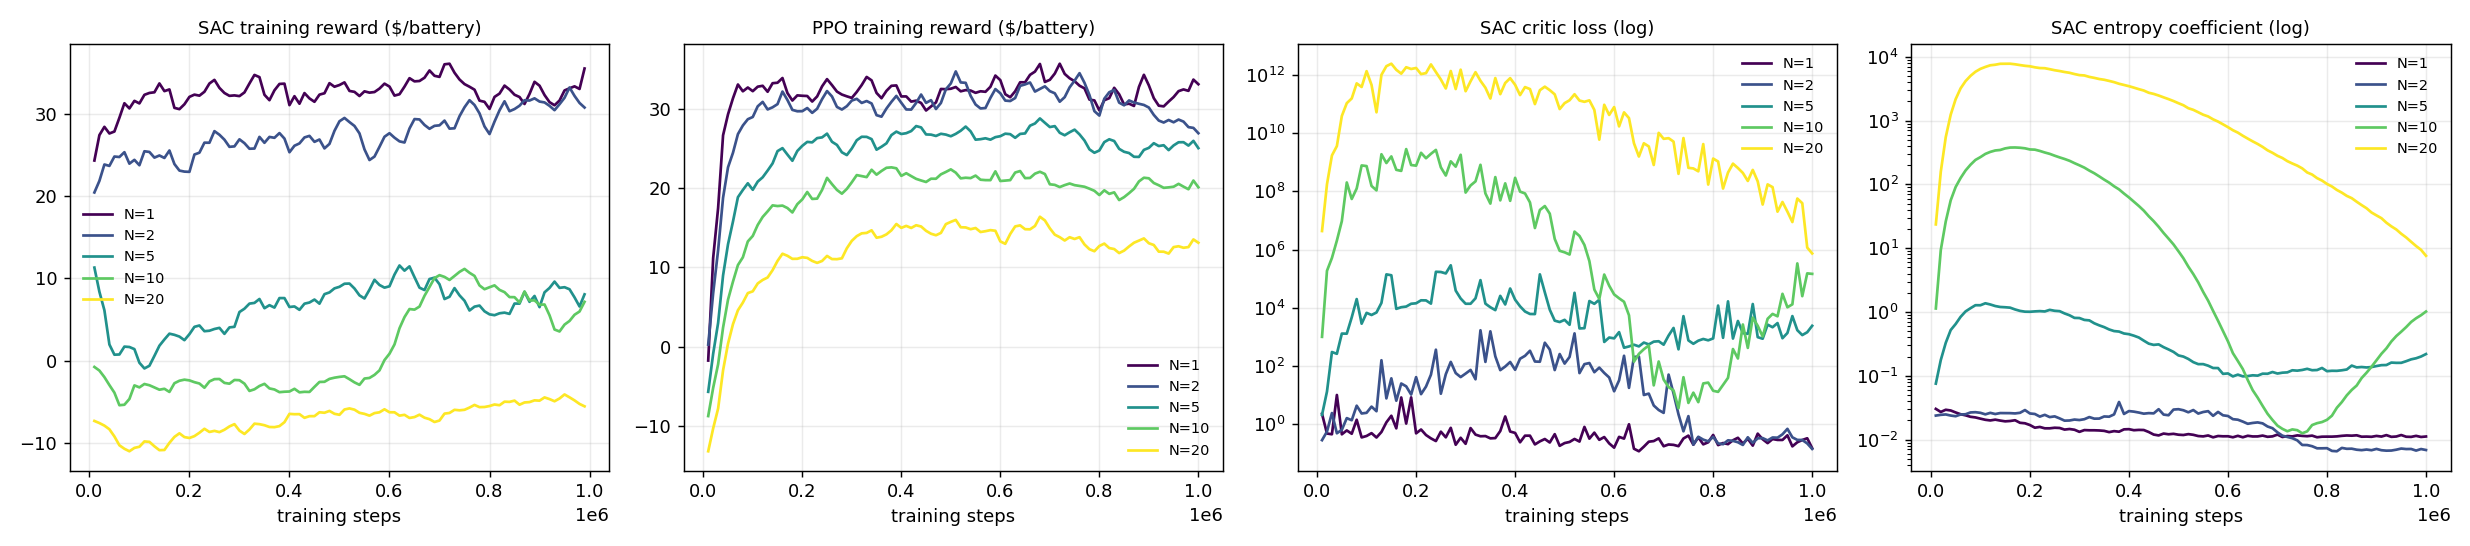

The Python source for this figure:
"""
m3_tb_diag.py

Read the TensorBoard logs of the M3 sweeps (no retraining) and answer:
is the SAC failure at large N (a) not enough steps still improving at 1M,
(b) a collapse / divergence during training, or (c) never learning?

Per run it reports, from the TRAINING logs (rollout reward is in $ per battery,
same unit for every N, measured on the training fleet with exploration noise,
so it is lower than the deterministic evaluation numbers):

  final_rew     mean rollout/ep_rew_mean over the last 100K steps
  slope_100k    least-squares slope of rollout reward over the last 300K steps,
                in $ per 100K steps  (clearly > 0 = still learning, ~0 = plateau)
  peak_drop     best smoothed reward during training minus final_rew
                (large = it learned something and then lost it)
  critic_med    median SAC critic loss over the last 100K steps (SAC only)
  critic_max    maximum SAC critic loss over the whole run
  ent_coef      mean SAC entropy coefficient over the last 100K steps
  PPO: value_loss, explained_variance, approx_kl over the last 100K steps

Critic loss (SAC) and value loss (PPO) are NOT comparable with each other
(different algorithms, different targets). Only compare each algorithm with
itself across N. Only the rollout reward is comparable between SAC and PPO.

Several run folders can exist for one (N, seed) (restarted runs, e.g. N1 seeds
0 and 4). The one that reaches the most training steps is used; the choice is
printed.

Run from the project root (D:\\Project 2026\\env):
    python m3_tb_diag.py
Output:
    m3_tb_diag_runs.csv     one row per (algo, N, seed)
    m3_tb_diag.png          reward, critic loss and entropy coefficient versus steps, per N
"""

import csv
import glob
import os
import re

import numpy as np

ROOT = os.path.dirname(os.path.abspath(__file__))
SWEEPS = {"sac": os.path.join(ROOT, "m3_logs", "sac_sweep"),
          "ppo": os.path.join(ROOT, "m3_logs", "ppo_sweep")}
NS = [1, 2, 5, 10, 20]
OUT_CSV = os.path.join(ROOT, "m3_tb_diag_runs.csv")
OUT_PNG = os.path.join(ROOT, "m3_tb_diag.png")

TAGS = {
    "rew": ["rollout/ep_rew_mean"],
    "critic": ["train/critic_loss"],
    "ent_coef": ["train/ent_coef"],
    "actor": ["train/actor_loss"],
    "vloss": ["train/value_loss"],
    "expl_var": ["train/explained_variance"],
    "kl": ["train/approx_kl"],
}


def load_run(folder):
    from tensorboard.backend.event_processing.event_accumulator import EventAccumulator
    ea = EventAccumulator(folder, size_guidance={"scalars": 0})
    ea.Reload()
    avail = set(ea.Tags().get("scalars", []))
    out = {"_tags": avail}
    for key, cands in TAGS.items():
        for t in cands:
            if t in avail:
                ev = ea.Scalars(t)
                out[key] = (np.array([e.step for e in ev], float), np.array([e.value for e in ev], float))
                break
    return out


def find_runs(algo, n):
    """{seed: folder} using the run folder that reaches the most steps."""
    base = os.path.join(SWEEPS[algo], f"N{n}")
    best = {}
    for d in sorted(glob.glob(os.path.join(base, f"{algo.upper()}_seed*_*"))):
        m = re.search(r"_seed(\d+)_(\d+)$", d)
        if not m or not os.path.isdir(d):
            continue
        seed = int(m.group(1))
        try:
            run = load_run(d)
        except Exception as e:  # unreadable folder
            print(f"  cannot read {d}: {e}")
            continue
        if "rew" not in run:
            continue
        top = run["rew"][0].max()
        best.setdefault(seed, []).append((top, d, run))
    chosen = {}
    for seed, lst in best.items():
        lst.sort(key=lambda x: x[0])
        top, d, run = lst[-1]
        if len(lst) > 1:
            print(f"  [{algo}] N={n} seed={seed}: {len(lst)} run folders, using {os.path.basename(d)} "
                  f"(max step {top:,.0f}); others max steps {[f'{x[0]:,.0f}' for x in lst[:-1]]}")
        chosen[seed] = (d, run)
    return chosen


def tail_mean(xy, last=100_000, fn=np.mean):
    if xy is None:
        return float("nan")
    s, v = xy
    sel = v[s >= s.max() - last]
    return float(fn(sel)) if len(sel) else float("nan")


def slope_per_100k(xy, window=300_000):
    s, v = xy
    sel = s >= s.max() - window
    if sel.sum() < 3:
        return float("nan")
    return float(np.polyfit(s[sel] / 1e5, v[sel], 1)[0])


def summarize(algo, n, seed, folder, run):
    s, v = run["rew"]
    row = {"algo": algo, "n": n, "seed": seed, "max_step": int(s.max()), "folder": os.path.basename(folder),
           "final_rew": tail_mean(run["rew"]), "slope_100k": slope_per_100k(run["rew"]),
           "peak_rew": float(np.max(v)), "peak_step": int(s[int(np.argmax(v))])}
    row["peak_drop"] = row["peak_rew"] - row["final_rew"]
    row["critic_med"] = tail_mean(run.get("critic"), fn=np.median)
    row["critic_max"] = float(np.max(run["critic"][1])) if "critic" in run else float("nan")
    row["ent_coef"] = tail_mean(run.get("ent_coef"))
    row["actor_loss"] = tail_mean(run.get("actor"))
    row["value_loss"] = tail_mean(run.get("vloss"))
    row["expl_var"] = tail_mean(run.get("expl_var"))
    row["kl"] = tail_mean(run.get("kl"))
    return row


def nanmean(a):
    a = np.asarray(a, float)
    return float(np.nanmean(a)) if np.isfinite(a).any() else float("nan")


def f(x, spec=".2f"):
    return "   n/a" if not np.isfinite(x) else format(x, spec)


def main():
    rows = []
    curves = {}   # (algo, n, key) -> list of (steps, values)
    for algo in ("sac", "ppo"):
        if not os.path.isdir(SWEEPS[algo]):
            print(f"[{algo}] folder not found: {SWEEPS[algo]}")
            continue
        for n in NS:
            runs = find_runs(algo, n)
            for seed, (d, run) in sorted(runs.items()):
                rows.append(summarize(algo, n, seed, d, run))
                for key in ("rew", "critic", "ent_coef"):
                    if key in run:
                        curves.setdefault((algo, n, key), []).append(run[key])
            if not runs:
                print(f"[{algo}] N={n}: no readable runs")
            else:
                missing = {k for k in ("rew", "critic", "ent_coef", "vloss") if all(k not in r for _, r in runs.values())}
                tags = sorted(next(iter(runs.values()))[1]["_tags"])
                if algo == "sac" and ({"critic", "ent_coef"} & missing):
                    print(f"  [{algo}] N={n}: missing SAC tags. Available: {tags}")
                if algo == "ppo" and "vloss" in missing:
                    print(f"  [{algo}] N={n}: missing PPO tags. Available: {tags}")

    if not rows:
        raise SystemExit("no runs found")

    keys = list(rows[0].keys())
    with open(OUT_CSV, "w", newline="") as fh:
        w = csv.DictWriter(fh, fieldnames=keys)
        w.writeheader()
        for r in rows:
            w.writerow({k: (round(v, 5) if isinstance(v, float) else v) for k, v in r.items()})

    print("\n" + "=" * 112)
    print("  SAC, mean over seeds. Reward = training rollout $ per battery (stochastic policy). Critic loss only comparable across N.")
    print("=" * 112)
    print(f"  {'N':>3} {'runs':>4} {'steps':>9} {'final_rew':>10} {'slope/100K':>11} {'peak_drop':>10} "
          f"{'critic_med':>11} {'critic_max':>11} {'ent_coef':>9}")
    for n in NS:
        rs = [r for r in rows if r["algo"] == "sac" and r["n"] == n]
        if not rs:
            continue
        print(f"  {n:>3} {len(rs):>4} {min(r['max_step'] for r in rs):>9,} "
              f"{f(nanmean([r['final_rew'] for r in rs])):>10} {f(nanmean([r['slope_100k'] for r in rs])):>11} "
              f"{f(nanmean([r['peak_drop'] for r in rs])):>10} {f(nanmean([r['critic_med'] for r in rs]), '.3g'):>11} "
              f"{f(nanmean([r['critic_max'] for r in rs]), '.3g'):>11} {f(nanmean([r['ent_coef'] for r in rs]), '.3g'):>9}")

    print("\n" + "=" * 112)
    print("  PPO, mean over seeds (value loss is NOT comparable with SAC critic loss)")
    print("=" * 112)
    print(f"  {'N':>3} {'runs':>4} {'steps':>9} {'final_rew':>10} {'slope/100K':>11} {'peak_drop':>10} "
          f"{'value_loss':>11} {'expl_var':>9} {'approx_kl':>10}")
    for n in NS:
        rs = [r for r in rows if r["algo"] == "ppo" and r["n"] == n]
        if not rs:
            continue
        print(f"  {n:>3} {len(rs):>4} {min(r['max_step'] for r in rs):>9,} "
              f"{f(nanmean([r['final_rew'] for r in rs])):>10} {f(nanmean([r['slope_100k'] for r in rs])):>11} "
              f"{f(nanmean([r['peak_drop'] for r in rs])):>10} {f(nanmean([r['value_loss'] for r in rs]), '.3g'):>11} "
              f"{f(nanmean([r['expl_var'] for r in rs]), '.3f'):>9} {f(nanmean([r['kl'] for r in rs]), '.3g'):>10}")

    print("\n  Per-seed SAC detail:")
    print(f"  {'N':>3} {'seed':>4} {'final_rew':>10} {'slope/100K':>11} {'peak_rew':>9} {'@step':>9} {'critic_med':>11} {'ent_coef':>9}")
    for r in rows:
        if r["algo"] == "sac":
            print(f"  {r['n']:>3} {r['seed']:>4} {f(r['final_rew']):>10} {f(r['slope_100k']):>11} {f(r['peak_rew']):>9} "
                  f"{r['peak_step']:>9,} {f(r['critic_med'], '.3g'):>11} {f(r['ent_coef'], '.3g'):>9}")

    # ---- plot ----
    import matplotlib
    matplotlib.use("Agg")
    import matplotlib.pyplot as plt
    grid = np.arange(0, 1_000_001, 10_000)
    cmap = plt.get_cmap("viridis")
    colors = {n: cmap(i / (len(NS) - 1)) for i, n in enumerate(NS)}

    def mean_curve(lst):
        ys = [np.interp(grid, s, v, left=np.nan, right=np.nan) for s, v in lst]
        return np.nanmean(np.vstack(ys), axis=0)

    fig, ax = plt.subplots(1, 4, figsize=(19, 4.2), dpi=130)
    for n in NS:
        if ("sac", n, "rew") in curves:
            ax[0].plot(grid, mean_curve(curves[("sac", n, "rew")]), color=colors[n], label=f"N={n}")
        if ("ppo", n, "rew") in curves:
            ax[1].plot(grid, mean_curve(curves[("ppo", n, "rew")]), color=colors[n], label=f"N={n}")
        if ("sac", n, "critic") in curves:
            ax[2].plot(grid, mean_curve(curves[("sac", n, "critic")]), color=colors[n], label=f"N={n}")
        if ("sac", n, "ent_coef") in curves:
            ax[3].plot(grid, mean_curve(curves[("sac", n, "ent_coef")]), color=colors[n], label=f"N={n}")
    titles = ["SAC training reward ($/battery)", "PPO training reward ($/battery)",
              "SAC critic loss (log)", "SAC entropy coefficient (log)"]
    for a, t in zip(ax, titles):
        a.set_title(t, fontsize=10)
        a.set_xlabel("training steps")
        a.grid(alpha=0.25)
        a.legend(fontsize=8, frameon=False)
    ax[2].set_yscale("log")
    ax[3].set_yscale("log")
    fig.tight_layout()
    fig.savefig(OUT_PNG)
    print(f"\n  saved: {OUT_CSV}\n  saved: {OUT_PNG}")
    print("  Reminder: ep_rew_mean averages the last 100 episodes, so it lags the real policy by about 29K steps.")


if __name__ == "__main__":
    main()
